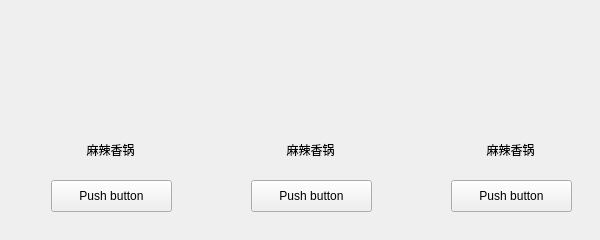
          <widget class="QWidget" name="page_2">
           <widget class="CardWidget" name="CardWidget_6">
            <property name="geometry">
             <rect>
              <x>30</x>
              <y>20</y>
              <width>161</width>
              <height>211</height>
             </rect>
            </property>
            <widget class="ImageLabel" name="ImageLabel_4">
             <property name="geometry">
              <rect>
               <x>31</x>
               <y>1</y>
               <width>96</width>
               <height>96</height>
              </rect>
             </property>
             <property name="sizePolicy">
              <sizepolicy hsizetype="Fixed" vsizetype="Fixed">
               <horstretch>0</horstretch>
               <verstretch>0</verstretch>
              </sizepolicy>
             </property>
             <property name="minimumSize">
              <size>
               <width>96</width>
               <height>96</height>
              </size>
             </property>
             <property name="maximumSize">
              <size>
               <width>96</width>
               <height>96</height>
              </size>
             </property>
             <property name="layoutDirection">
              <enum>Qt::LeftToRight</enum>
             </property>
             <property name="styleSheet">
              <string notr="true">background-image: url(:/haha_96x96.jpg);</string>
             </property>
             <property name="frameShape">
              <enum>QFrame::NoFrame</enum>
             </property>
             <property name="alignment">
              <set>Qt::AlignCenter</set>
             </property>
            </widget>
            <widget class="BodyLabel" name="BodyLabel_4">
             <property name="geometry">
              <rect>
               <x>25</x>
               <y>109</y>
               <width>111</width>
               <height>41</height>
              </rect>
             </property>
             <property name="text">
              <string>麻辣香锅</string>
             </property>
             <property name="alignment">
              <set>Qt::AlignCenter</set>
             </property>
            </widget>
            <widget class="PushButton" name="PushButton_4">
             <property name="geometry">
              <rect>
               <x>21</x>
               <y>160</y>
               <width>121</width>
               <height>32</height>
              </rect>
             </property>
             <property name="text">
              <string>Push button</string>
             </property>
            </widget>
           </widget>
           <widget class="CardWidget" name="CardWidget_19">
            <property name="geometry">
             <rect>
              <x>230</x>
              <y>20</y>
              <width>161</width>
              <height>211</height>
             </rect>
            </property>
            <widget class="ImageLabel" name="ImageLabel_17">
             <property name="geometry">
              <rect>
               <x>31</x>
               <y>1</y>
               <width>96</width>
               <height>96</height>
              </rect>
             </property>
             <property name="sizePolicy">
              <sizepolicy hsizetype="Fixed" vsizetype="Fixed">
               <horstretch>0</horstretch>
               <verstretch>0</verstretch>
              </sizepolicy>
             </property>
             <property name="minimumSize">
              <size>
               <width>96</width>
               <height>96</height>
              </size>
             </property>
             <property name="maximumSize">
              <size>
               <width>96</width>
               <height>96</height>
              </size>
             </property>
             <property name="layoutDirection">
              <enum>Qt::LeftToRight</enum>
             </property>
             <property name="styleSheet">
              <string notr="true">image: url(:/haha_96x96.jpg);</string>
             </property>
             <property name="frameShape">
              <enum>QFrame::NoFrame</enum>
             </property>
             <property name="alignment">
              <set>Qt::AlignCenter</set>
             </property>
            </widget>
            <widget class="BodyLabel" name="BodyLabel_17">
             <property name="geometry">
              <rect>
               <x>25</x>
               <y>109</y>
               <width>111</width>
               <height>41</height>
              </rect>
             </property>
             <property name="text">
              <string>麻辣香锅</string>
             </property>
             <property name="alignment">
              <set>Qt::AlignCenter</set>
             </property>
            </widget>
            <widget class="PushButton" name="PushButton_17">
             <property name="geometry">
              <rect>
               <x>21</x>
               <y>160</y>
               <width>121</width>
               <height>32</height>
              </rect>
             </property>
             <property name="text">
              <string>Push button</string>
             </property>
            </widget>
           </widget>
           <widget class="CardWidget" name="CardWidget_8">
            <property name="geometry">
             <rect>
              <x>430</x>
              <y>20</y>
              <width>161</width>
              <height>211</height>
             </rect>
            </property>
            <widget class="ImageLabel" name="ImageLabel_6">
             <property name="geometry">
              <rect>
               <x>31</x>
               <y>1</y>
               <width>96</width>
               <height>96</height>
              </rect>
             </property>
             <property name="sizePolicy">
              <sizepolicy hsizetype="Fixed" vsizetype="Fixed">
               <horstretch>0</horstretch>
               <verstretch>0</verstretch>
              </sizepolicy>
             </property>
             <property name="minimumSize">
              <size>
               <width>96</width>
               <height>96</height>
              </size>
             </property>
             <property name="maximumSize">
              <size>
               <width>96</width>
               <height>96</height>
              </size>
             </property>
             <property name="layoutDirection">
              <enum>Qt::LeftToRight</enum>
             </property>
             <property name="frameShape">
              <enum>QFrame::NoFrame</enum>
             </property>
             <property name="alignment">
              <set>Qt::AlignCenter</set>
             </property>
            </widget>
            <widget class="BodyLabel" name="BodyLabel_6">
             <property name="geometry">
              <rect>
               <x>25</x>
               <y>109</y>
               <width>111</width>
               <height>41</height>
              </rect>
             </property>
             <property name="text">
              <string>麻辣香锅</string>
             </property>
             <property name="alignment">
              <set>Qt::AlignCenter</set>
             </property>
            </widget>
            <widget class="PushButton" name="PushButton_6">
             <property name="geometry">
              <rect>
               <x>21</x>
               <y>160</y>
               <width>121</width>
               <height>32</height>
              </rect>
             </property>
             <property name="text">
              <string>Push button</string>
             </property>
            </widget>
           </widget>
          </widget>
